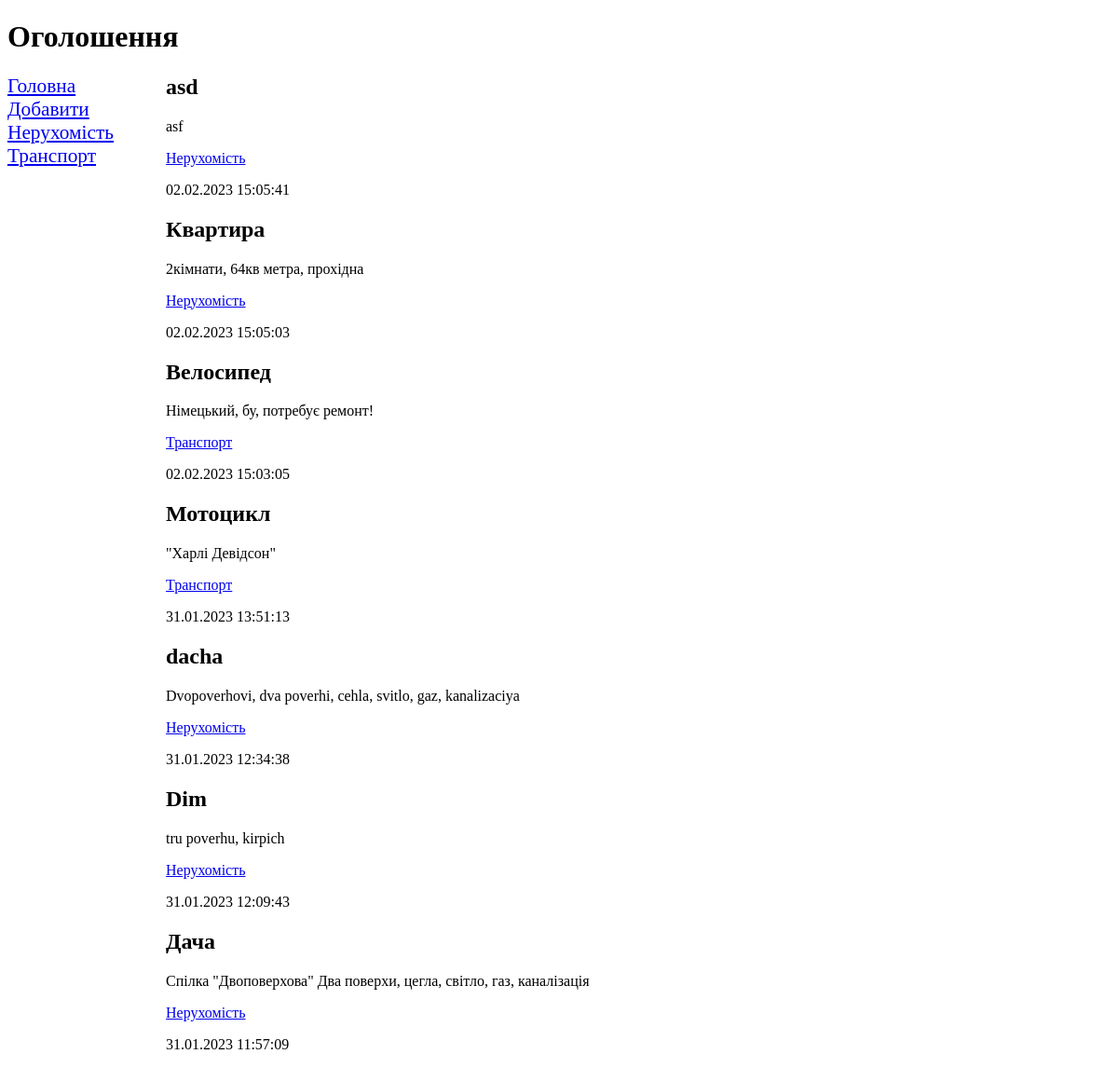
/bboard/, run on the app's committed database.
### bboard/models.py (models this page shows, shortened)
class Rubric(models.Model):
    name = models.CharField(max_length=20, db_index=True, verbose_name="Назва")
    class Meta:
        verbose_name_plural = 'Рубрики'
        verbose_name = 'Рубрика'
        ordering = ['name']

class Bb(models.Model):
    title = models.CharField(max_length=50, verbose_name='Товар')
    content = models.TextField(null=True, blank=True, verbose_name="Опис")
    price = models.FloatField(null=True, blank=True, verbose_name="Ціна")
    published = models.DateTimeField(auto_now_add=True, db_index=True, verbose_name="Опубліковано")
    rubric = models.ForeignKey("Rubric", null=True, on_delete=models.PROTECT, verbose_name="Рубрика")
    class Meta:
        verbose_name_plural = "Оголошення"
        verbose_name = "Оголошення  "
        ordering = ["-published"]

### bboard/views.py (the view)
# urls.py: path("", index, name="index"),
def index(request):
    bbs = Bb.objects.all()
    rubrics = Rubric.objects.all()
    context = {'bbs': bbs, 'rubrics': rubrics}
    return render(request, 'bboard/index.html', context)

### bboard/templates/bboard/index.html
{% extends "layout/basic.html" %}
{% block content %}
{% for bb in bbs %}
<div>
    <h2>{{ bb.title }}</h2>
    <p>{{ bb.content }}</p>
    <p><a href="{% url 'by_rubric' bb.rubric.pk %}">{{ bb.rubric.name }}</a></p>
    <p>{{ bb.published|date:"d.m.Y H:i:s" }}</p>
</div>
{% endfor %}
{% endblock %}

### bboard/templates/layout/basic.html (shortened to what this page needs)
{% load static %}
<!DOCTYPE html>
<html lang="en">
<head>
    <link rel="stylesheet" type="text/css"
          href="{% static 'bboard/style.css' %}">
</head>
<body>
<header>
    <h1>Оголошення</h1>
</header>
<nav>
    <a href="{% url 'index' %}">Головна</a>
    <a href="{% url 'add' %}">Добавити</a>
    {% for rubric in rubrics %}
    <a href="{% url 'by_rubric' rubric.pk %}">{{ rubric.name }}</a>
    {% endfor %}
</nav>
<section>
    {% block content %}
    {% endblock %}
</section>
</body>
</html>

### bboard/static/bboard/style.css (style rules this page uses)
nav { font-size: 16pt; width: 150px; float: left; }
nav a { display: block; margin: l0px 0px; }
section { margin-left: 170px; }

### data on the page
Rubric: name "Нерухомість"
Rubric: name "Транспорт"
Bb: title "asd", content "asf", rubric.name "Нерухомість", published "02.02.2023 15:05:41"
Bb: title "Квартира", content "2кімнати, 64кв метра, прохідна", rubric.name "Нерухомість", published "02.02.2023 15:05:03"
Bb: title "Велосипед", content "Німецький, бу, потребує ремонт!", rubric.name "Транспорт", published "02.02.2023 15:03:05"
Bb: title "Мотоцикл", content "\"Харлі Девідсон\"", rubric.name "Транспорт", published "31.01.2023 13:51:13"
Bb: title "dacha", content "Dvopoverhovi, dva poverhi, cehla, svitlo, gaz, kanalizaciya", rubric.name "Нерухомість", published "31.01.2023 12:34:38"
Bb: title "Dim", content "tru poverhu, kirpich", rubric.name "Нерухомість", published "31.01.2023 12:09:43"
Bb: title "Дача", content "Спілка \"Двоповерхова\" Два поверхи, цегла, світло, газ, каналізація", rubric.name "Нерухомість", published "31.01.2023 11:57:09"
